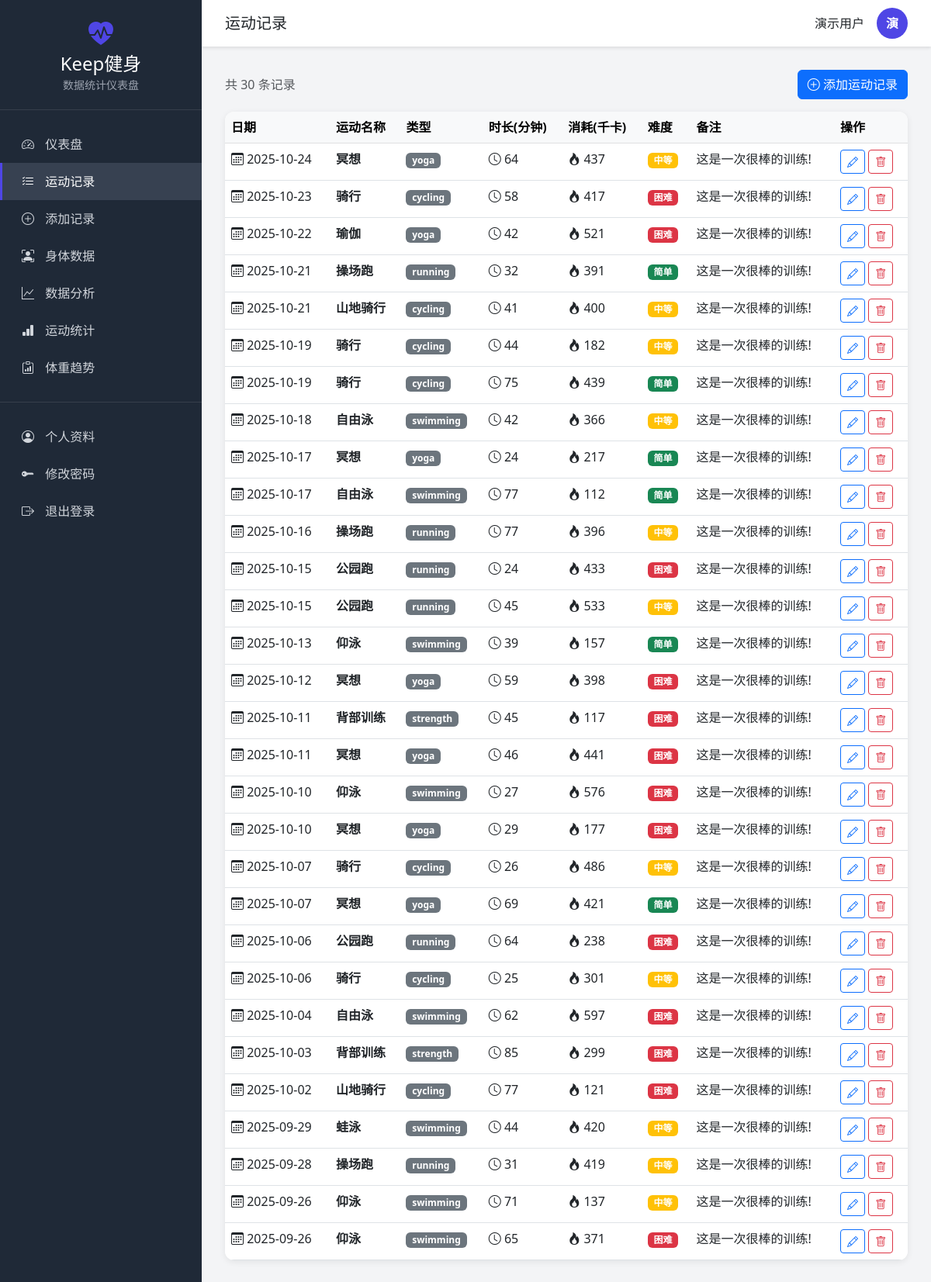
Page /workout/records (signed in) on the committed database.
### dashboard_models.py (models this page shows, shortened)
class User(UserMixin, db.Model):
    __tablename__ = 'users'
    id = db.Column(db.Integer, primary_key=True)
    username = db.Column(db.String(80), unique=True, nullable=False, index=True)
    email = db.Column(db.String(120), unique=True, nullable=False, index=True)
    password_hash = db.Column(db.String(255), nullable=False)
    nickname = db.Column(db.String(80))
    gender = db.Column(db.String(10))  # male, female, other
    birth_date = db.Column(db.Date)
    height = db.Column(db.Float)  # cm
    avatar = db.Column(db.String(255))
    is_active = db.Column(db.Boolean, default=True)
    is_admin = db.Column(db.Boolean, default=False)
    created_at = db.Column(db.DateTime, default=datetime.utcnow)
    last_login = db.Column(db.DateTime)
    workout_records = db.relationship('WorkoutRecord', backref='user', lazy='dynamic',
                                     cascade='all, delete-orphan')
    body_records = db.relationship('BodyRecord', backref='user', lazy='dynamic',
                                  cascade='all, delete-orphan')

class WorkoutRecord(db.Model):
    __tablename__ = 'workout_records'
    id = db.Column(db.Integer, primary_key=True)
    user_id = db.Column(db.Integer, db.ForeignKey('users.id'), nullable=False, index=True)
    workout_type = db.Column(db.String(50), nullable=False)  # running, cycling, strength, etc.
    workout_name = db.Column(db.String(100))
    duration = db.Column(db.Integer)  # 分钟
    calories = db.Column(db.Integer)  # 卡路里
    distance = db.Column(db.Float)  # 公里
    sets = db.Column(db.Integer)  # 组数
    reps = db.Column(db.Integer)  # 次数
    weight = db.Column(db.Float)  # 重量(kg)
    heart_rate_avg = db.Column(db.Integer)  # 平均心率
    heart_rate_max = db.Column(db.Integer)  # 最大心率
    difficulty = db.Column(db.String(20))  # easy, medium, hard
    notes = db.Column(db.Text)
    workout_date = db.Column(db.Date, nullable=False, index=True)
    created_at = db.Column(db.DateTime, default=datetime.utcnow)

### dashboard_workout.py (the view)
@workout_bp.route('/records')
@login_required
def records():
    page = request.args.get('page', 1, type=int)
    per_page = 20
    all_records = WorkoutRecord.query.filter_by(user_id=current_user.id)\
        .order_by(WorkoutRecord.workout_date.desc())\
        .all()
    return render_template('workout/records.html', records=all_records)

### templates/workout/records.html (shortened to what this page needs)
{% extends "base.html" %}
{% block page_title %}运动记录{% endblock %}
{% block page_content %}
<div class="row mb-3">
    <div class="col-12 d-flex justify-content-between align-items-center">
        <div>
            <p class="text-muted mb-0">共 {{ records|length }} 条记录</p>
        </div>
        <a href="{{ url_for('workout.add_record') }}" class="btn btn-primary">
            <i class="bi bi-plus-circle"></i> 添加运动记录
        </a>
    </div>
</div>
<div class="data-table">
    {% if records %}
    <div class="table-responsive">
        <table class="table table-hover mb-0">
            <thead class="table-light">
                <tr>
                    <th>日期</th>
                    <th>运动名称</th>
                    <th>类型</th>
                    <th>时长(分钟)</th>
                    <th>消耗(千卡)</th>
                    <th>难度</th>
                    <th>备注</th>
                    <th>操作</th>
                </tr>
            </thead>
            <tbody>
                {% for record in records %}
                <tr>
                    <td><i class="bi bi-calendar3"></i> {{ record.workout_date }}</td>
                    <td><strong>{{ record.workout_name or '-' }}</strong></td>
                    <td>
                        <span class="badge bg-secondary">{{ record.workout_type }}</span>
                    </td>
                    <td><i class="bi bi-clock"></i> {{ record.duration }}</td>
                    <td><i class="bi bi-fire"></i> {{ record.calories or '-' }}</td>
                    <td>
                        {% if record.difficulty == 'easy' %}
                        <span class="badge bg-success">简单</span>
                        {% elif record.difficulty == 'medium' %}
                        <span class="badge bg-warning">中等</span>
                        {% elif record.difficulty == 'hard' %}
                        <span class="badge bg-danger">困难</span>
                        {% endif %}
                    </td>
                    <td>{{ record.notes or '-' }}</td>
                    <td>
                        <a href="#" class="btn btn-sm btn-outline-primary">
                            <i class="bi bi-pencil"></i>
                        </a>
                        <a href="#" class="btn btn-sm btn-outline-danger">
                            <i class="bi bi-trash"></i>
                        </a>
                    </td>
                </tr>
                {% endfor %}
            </tbody>
        </table>
    </div>
    {% endif %}
</div>
{% endblock %}

### templates/base.html (shortened to what this page needs)
<!DOCTYPE html>
<html lang="zh-CN">
<head>
    <link href="https://cdn.jsdelivr.net/npm/bootstrap@5.3.0/dist/css/bootstrap.min.css" rel="stylesheet">
    <link rel="stylesheet" href="https://cdn.jsdelivr.net/npm/bootstrap-icons@1.11.0/font/bootstrap-icons.css">
</head>
<body>
    {% if current_user.is_authenticated %}
    <div class="sidebar" id="sidebar">
        <div class="sidebar-header">
            <i class="bi bi-heart-pulse-fill" style="font-size: 2rem; color: var(--primary-color);"></i>
            <h3>Keep健身</h3>
            <small style="color: #9CA3AF;">数据统计仪表盘</small>
        </div>
        <nav class="sidebar-menu">
            <a href="{{ url_for('main.dashboard') }}" class="menu-item">
                <i class="bi bi-speedometer2"></i> 仪表盘
            </a>
            <a href="{{ url_for('workout.records') }}" class="menu-item">
                <i class="bi bi-list-check"></i> 运动记录
            </a>
            <a href="{{ url_for('workout.add_record') }}" class="menu-item">
                <i class="bi bi-plus-circle"></i> 添加记录
            </a>
            <a href="{{ url_for('workout.body_records') }}" class="menu-item">
                <i class="bi bi-person-bounding-box"></i> 身体数据
            </a>
            <a href="{{ url_for('analytics.overview') }}" class="menu-item">
                <i class="bi bi-graph-up"></i> 数据分析
            </a>
            <a href="{{ url_for('analytics.workout_stats') }}" class="menu-item">
                <i class="bi bi-bar-chart-fill"></i> 运动统计
            </a>
            <a href="{{ url_for('analytics.body_stats') }}" class="menu-item">
                <i class="bi bi-clipboard-data"></i> 体重趋势
            </a>
            <div style="margin: 20px 0; border-top: 1px solid rgba(255,255,255,0.1);"></div>
            <a href="{{ url_for('auth.profile') }}" class="menu-item">
                <i class="bi bi-person-circle"></i> 个人资料
            </a>
            <a href="{{ url_for('auth.change_password') }}" class="menu-item">
                <i class="bi bi-key-fill"></i> 修改密码
            </a>
            <a href="{{ url_for('auth.logout') }}" class="menu-item">
                <i class="bi bi-box-arrow-right"></i> 退出登录
            </a>
        </nav>
    </div>
    <div class="main-content">
        <div class="top-navbar">
            <div>
                <h5 class="d-inline-block mb-0">{% block page_title %}仪表盘{% endblock %}</h5>
            </div>
            <div class="d-flex align-items-center">
                <span class="me-3">{{ current_user.nickname or current_user.username }}</span>
                <div class="user-avatar">
                    {{ (current_user.nickname or current_user.username)[0].upper() }}
                </div>
            </div>
        </div>
        <div class="content-wrapper">
            {% block page_content %}{% endblock %}
        </div>
    </div>
    {% endif %}
</body>
</html>

### templates/base.html (style rules this page uses)
:root { --sidebar-width: 260px; --header-height: 60px; --primary-color: #4F46E5; --sidebar-bg: #1F2937; --sidebar-hover: #374151; }
body { font-family: 'Segoe UI', Tahoma, Geneva, Verdana, sans-serif; background: #F3F4F6; margin: 0; padding: 0; }
.sidebar { position: fixed; left: 0; top: 0; bottom: 0; width: var(--sidebar-width); background: var(--sidebar-bg); color: white; overflow-y: auto; z-index: 1000; transition: transform 0.3s; }
.sidebar-header { padding: 20px; text-align: center; border-bottom: 1px solid rgba(255,255,255,0.1); }
.sidebar-header h3 { margin: 0; font-size: 1.5rem; color: white; }
.sidebar-menu { padding: 20px 0; }
.menu-item { display: block; padding: 12px 25px; color: #D1D5DB; text-decoration: none; transition: all 0.3s; border-left: 3px solid transparent; }
.menu-item.active { background: var(--sidebar-hover); color: white; border-left-color: var(--primary-color); }
.menu-item i { margin-right: 10px; width: 20px; }
.main-content { margin-left: var(--sidebar-width); min-height: 100vh; }
.top-navbar { height: var(--header-height); background: white; box-shadow: 0 2px 4px rgba(0,0,0,0.1); display: flex; align-items: center; justify-content: space-between; padding: 0 30px; position: sticky; top: 0; z-index: 999; }
.content-wrapper { padding: 30px; }
.data-table { background: white; border-radius: 12px; overflow: hidden; box-shadow: 0 2px 8px rgba(0,0,0,0.08); }
.user-avatar { width: 40px; height: 40px; border-radius: 50%; background: var(--primary-color); color: white; display: flex; align-items: center; justify-content: center; font-weight: bold; }

### rows in the picture
User: nickname "演示用户", nickname "演"
WorkoutRecord: workout_date "2025-10-24", workout_name "冥想", workout_type "yoga", duration "64", calories "437", difficulty "中等", notes "这是一次很棒的训练!"
WorkoutRecord: workout_date "2025-10-23", workout_name "骑行", workout_type "cycling", duration "58", calories "417", difficulty "困难", notes "这是一次很棒的训练!"
WorkoutRecord: workout_date "2025-10-22", workout_name "瑜伽", workout_type "yoga", duration "42", calories "521", difficulty "困难", notes "这是一次很棒的训练!"
WorkoutRecord: workout_date "2025-10-21", workout_name "操场跑", workout_type "running", duration "32", calories "391", difficulty "简单", notes "这是一次很棒的训练!"
WorkoutRecord: workout_date "2025-10-21", workout_name "山地骑行", workout_type "cycling", duration "41", calories "400", difficulty "中等", notes "这是一次很棒的训练!"
WorkoutRecord: workout_date "2025-10-19", workout_name "骑行", workout_type "cycling", duration "44", calories "182", difficulty "中等", notes "这是一次很棒的训练!"
WorkoutRecord: workout_date "2025-10-19", workout_name "骑行", workout_type "cycling", duration "75", calories "439", difficulty "简单", notes "这是一次很棒的训练!"
WorkoutRecord: workout_date "2025-10-18", workout_name "自由泳", workout_type "swimming", duration "42", calories "366", difficulty "中等", notes "这是一次很棒的训练!"
WorkoutRecord: workout_date "2025-10-17", workout_name "冥想", workout_type "yoga", duration "24", calories "217", difficulty "简单", notes "这是一次很棒的训练!"
WorkoutRecord: workout_date "2025-10-17", workout_name "自由泳", workout_type "swimming", duration "77", calories "112", difficulty "简单", notes "这是一次很棒的训练!"
WorkoutRecord: workout_date "2025-10-16", workout_name "操场跑", workout_type "running", duration "77", calories "396", difficulty "中等", notes "这是一次很棒的训练!"
WorkoutRecord: workout_date "2025-10-15", workout_name "公园跑", workout_type "running", duration "24", calories "433", difficulty "困难", notes "这是一次很棒的训练!"
WorkoutRecord: workout_date "2025-10-15", workout_name "公园跑", workout_type "running", duration "45", calories "533", difficulty "中等", notes "这是一次很棒的训练!"
WorkoutRecord: workout_date "2025-10-13", workout_name "仰泳", workout_type "swimming", duration "39", calories "157", difficulty "简单", notes "这是一次很棒的训练!"
WorkoutRecord: workout_date "2025-10-12", workout_name "冥想", workout_type "yoga", duration "59", calories "398", difficulty "困难", notes "这是一次很棒的训练!"
WorkoutRecord: workout_date "2025-10-11", workout_name "背部训练", workout_type "strength", duration "45", calories "117", difficulty "困难", notes "这是一次很棒的训练!"
WorkoutRecord: workout_date "2025-10-11", workout_name "冥想", workout_type "yoga", duration "46", calories "441", difficulty "困难", notes "这是一次很棒的训练!"
WorkoutRecord: workout_date "2025-10-10", workout_name "仰泳", workout_type "swimming", duration "27", calories "576", difficulty "困难", notes "这是一次很棒的训练!"
WorkoutRecord: workout_date "2025-10-10", workout_name "冥想", workout_type "yoga", duration "29", calories "177", difficulty "困难", notes "这是一次很棒的训练!"
WorkoutRecord: workout_date "2025-10-07", workout_name "骑行", workout_type "cycling", duration "26", calories "486", difficulty "中等", notes "这是一次很棒的训练!"
WorkoutRecord: workout_date "2025-10-07", workout_name "冥想", workout_type "yoga", duration "69", calories "421", difficulty "简单", notes "这是一次很棒的训练!"
WorkoutRecord: workout_date "2025-10-06", workout_name "公园跑", workout_type "running", duration "64", calories "238", difficulty "困难", notes "这是一次很棒的训练!"
WorkoutRecord: workout_date "2025-10-06", workout_name "骑行", workout_type "cycling", duration "25", calories "301", difficulty "中等", notes "这是一次很棒的训练!"
WorkoutRecord: workout_date "2025-10-04", workout_name "自由泳", workout_type "swimming", duration "62", calories "597", difficulty "困难", notes "这是一次很棒的训练!"
WorkoutRecord: workout_date "2025-10-03", workout_name "背部训练", workout_type "strength", duration "85", calories "299", difficulty "困难", notes "这是一次很棒的训练!"
WorkoutRecord: workout_date "2025-10-02", workout_name "山地骑行", workout_type "cycling", duration "77", calories "121", difficulty "困难", notes "这是一次很棒的训练!"
WorkoutRecord: workout_date "2025-09-29", workout_name "蛙泳", workout_type "swimming", duration "44", calories "420", difficulty "中等", notes "这是一次很棒的训练!"
WorkoutRecord: workout_date "2025-09-28", workout_name "操场跑", workout_type "running", duration "31", calories "419", difficulty "中等", notes "这是一次很棒的训练!"
WorkoutRecord: workout_date "2025-09-26", workout_name "仰泳", workout_type "swimming", duration "71", calories "137", difficulty "中等", notes "这是一次很棒的训练!"
WorkoutRecord: workout_date "2025-09-26", workout_name "仰泳", workout_type "swimming", duration "65", calories "371", difficulty "困难", notes "这是一次很棒的训练!"

### other values in the picture
{{ records|length }} "30"
